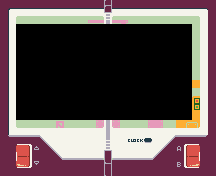

This game map was drawn from its Tiled (.tmx) file and the tilesets committed beside it. A one-line description and the trimmed map source follow:
An orthogonal 27x22 tile map with 8x8 px tiles, 1 tile layer (Tile Layer 1).

<map version="1.2" tiledversion="2019.06.20" orientation="orthogonal" renderorder="right-down" width="27" height="22" tilewidth="8" tileheight="8" infinite="0" nextlayerid="2" nextobjectid="1">
 <tileset firstgid="1" name="mainTiles" tilewidth="8" tileheight="8" tilecount="594" columns="27">
  <image source="../backTiles.png" width="216" height="176" />
 </tileset>
 <layer id="1" name="Tile Layer 1" width="27" height="22">
  <data>[594 cells, 330 non-empty, 330 distinct tile ids]</data>
 </layer>
</map>